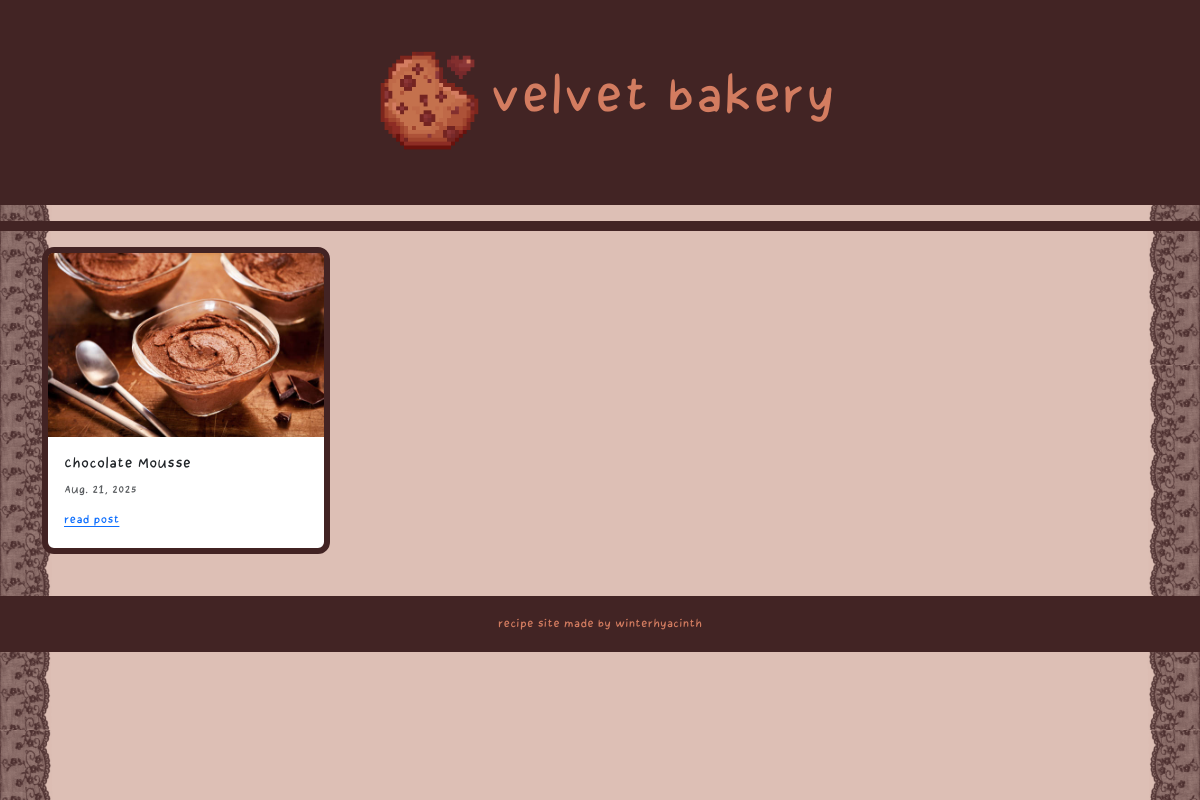
The page / on the database its author committed.
### pages/models.py (models this page shows)
class Post(models.Model):
    title = models.CharField(max_length=100)
    date = models.DateField()
    content = RichTextField()
    image = models.ImageField(upload_to='post_images/', blank=True, null=True)

### pages/views.py (the view)
# urls.py: 2. Add a URL to urlpatterns:  path('', views.home, name='home')
def home(request):
    posts = Post.objects.all()
    context = {
        "posts": posts
    }
    return render(request, "home.html", context)

### pages/templates/home.html
{% extends 'base.html' %}
{% block content %}
{% for post in posts %}
    <div class="card" style="width: 18rem; border: 6px solid #422323; border-radius: 12px;">
       {% if post.image %}
      <img src="{{ post.image.url }}" class="card-img-top" alt="{{ post.title }}">
    {% endif %}
  <div class="card-body">
    <h5 class="card-title">{{ post.title }}</h5>
    <h6 class="card-subtitle mb-2 text-body-secondary">{{ post.date }}</h6>
    <a href="{% url 'detail' post.pk %}" class="card-link">read post</a>
  </div>
</div>
    {% endfor %}
{% endblock %}

### blog/static/style.css (style rules this page uses)
:root { --pink: #f8c8dc; --brown: #4b2e2e; }
body { background-color:#ddbfb5; font-family: "Comic"; }

### rows shown on the page
Post: image (picture), title "Chocolate Mousse", date "Aug. 21, 2025"
